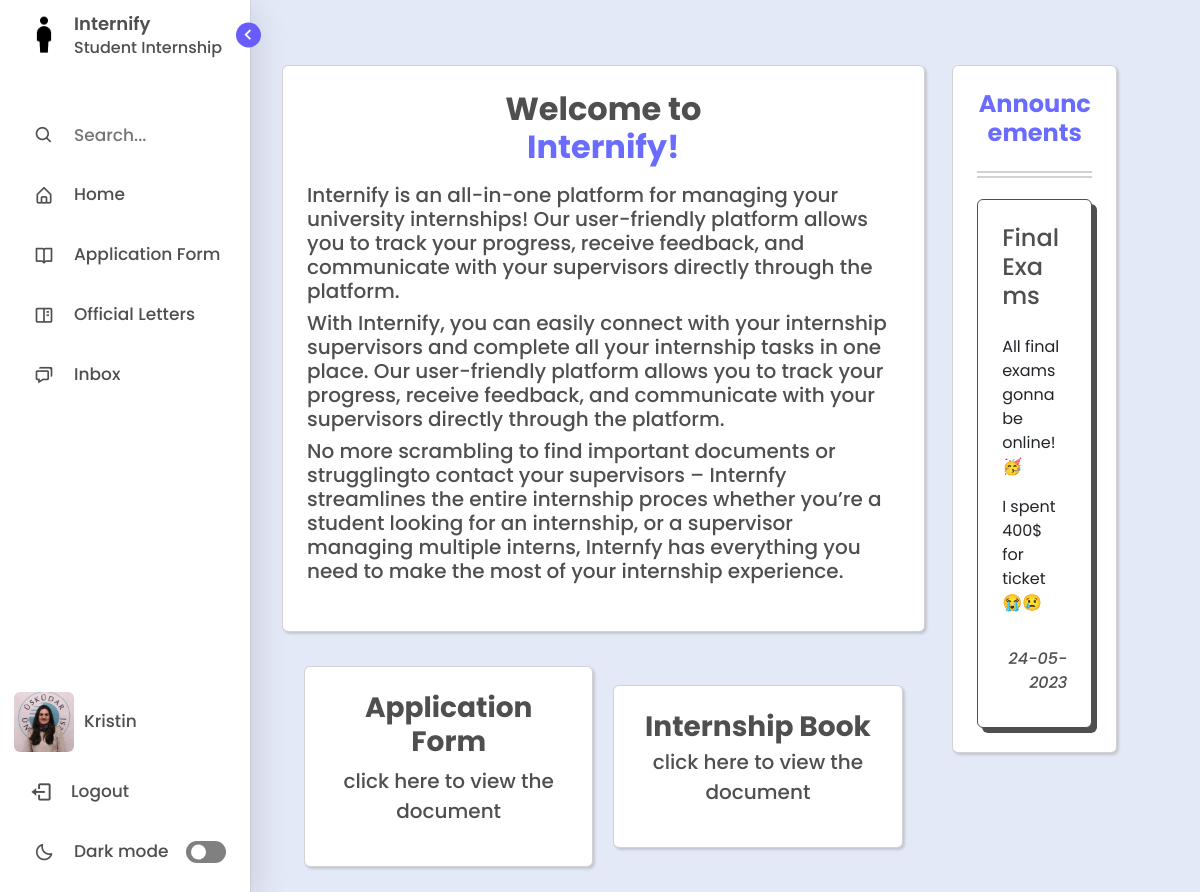
/ (signed in), run on the app's committed database.
### management/models.py (models this page shows, shortened)
class User(AbstractBaseUser, PermissionsMixin):
    GENDER_CHOICES = (
        ('M', 'Male'),
        ('F', 'Female'),
    )
    first_name = models.CharField(max_length=100)
    last_name = models.CharField(max_length=100)
    email = models.EmailField(unique=True)
    gender = models.CharField(max_length=1, choices=GENDER_CHOICES)
    photo = models.ImageField(upload_to='users', null=True, blank=True)
    last_login = models.DateTimeField(auto_now=True)
    is_active = models.BooleanField(default=True)
    is_staff = models.BooleanField(default=False)
    is_superuser = models.BooleanField(default=False)
    objects = CustomUserManager()
    USERNAME_FIELD = 'email'
    REQUIRED_FIELDS = ['first_name', 'last_name', 'gender',  'password']

class BaseAbstractModel(models.Model):
    is_visible = models.BooleanField(default=True, verbose_name='Visibility')
    date_created = models.DateTimeField(auto_now_add=True)
    date_updated = models.DateTimeField(auto_now=True)
    class Meta:
        abstract = True

class Announcement(BaseAbstractModel):
    title = models.CharField(max_length=255)
    content = models.TextField()

### management/views.py (the view)
# urls.py: path('', views.index, name="index"),
def index(request):
	announcements = Announcement.objects.all().order_by('-date_created')[:3]
	context = {
		'announcements': announcements
	}
	return render(request, "index.html", context)

### templates/index.html (shortened to what this page needs)
{% extends "layout.html" %}
{% load static %}
{% block content %}
  <body>
      <div class="home" style="margin-top:2%;">
        <div class="float-container" style="margin-left:10%; margin-top:4%;">
          <div class="float-child-left">
            <div class="col-lg-12">
              <div class="card p-4">
                <header class = "text mb-3" style="text-align: start;">
                  <h2 class="fw-bold" style="text-align: center;">Welcome to <p style="color:var(--purple-text-color);">Internify!</p></h2>
                  <h5>Internify is an all-in-one platform for managing your university internships! Our user-friendly platform allows you to track your progress, receive feedback, and communicate with your supervisors directly through the platform.</h5>
                  <h5>With Internify, you can easily connect with your internship supervisors and complete all your internship tasks in one place. Our user-friendly platform allows you to track your progress, receive feedback, and communicate with your supervisors directly through the platform.</h5>
                  <h5>No more scrambling to find important documents or strugglingto contact your supervisors – Internfy streamlines the entire internship proces whether you’re a student looking for an internship, or a supervisor managing multiple interns, Internfy has everything you need to make the most of your internship experience.</h5>
                </header>
              </div>
              <div class="container">
                <div class="box">
                  <div class="card p-4" style="box-shadow: rgba(0, 0, 0, 0.15) 1.95px 1.95px 2.6px;">
                    <a data-bs-toggle="modal" data-bs-target="#pdfModal" style="text-decoration: none;"><h3 class="fw-bolder text">Application Form</h3></a>
                    <p class="text" style="font-size:20px;">click here to view the document</p>
                  </div>
                </div>
                <div class="box">
                  <div class="card p-4" style="box-shadow: rgba(0, 0, 0, 0.15) 1.95px 1.95px 2.6px;">
                    <header class = "mb-0" style="text-align: center;">
                      <a data-bs-toggle="modal" data-bs-target="#bookModal" style="text-decoration: none;"><h3 class="fw-bolder mb-1 text">Internship Book</h3></a>
                      <p class="text" style="font-size:20px;">click here to view the document</p>
                    </header>
                  </div>
                </div>
              </div>
            </div>
          </div>
          <div class="float-child-right">
            <div class="col-lg-8">
              <div class="card p-4">
                <h4 class="fw-bold" style="color:var(--purple-text-color); text-align: center; ">Announcements</h4>
                <hr style="border:1px solid var(--text-color); box-shadow: 0px 5px var(--text-color);">
				{% if announcements.count > 0 %}
					{% for announcement in announcements %}
						<div class="card p-4" style="margin-top:10px; border: 1px solid var(--text-color); box-shadow: 5px 5px var(--text-color);">
							<h4 class="text">{{announcement.title}}</h4>
							<p class="text">{{announcement.content|linebreaks}}</p>
							<p class="text fst-italic mb-2" style="text-align: end;">{{announcement.date_created|date:"d-m-Y"}}</p>
						</div>
					{% endfor %}
				{% else %}
					<p class="text">No announcement records!</p>
				{% endif %}
              </div>
            </div>
          </div>
        </div>
      </div>
  </body>
{% endblock content %}

### templates/includes/sidebar.html (shortened to what this page needs)
<!DOCTYPE html>
{% load static %}
<html lang="en">
<head>
    <link href='https://unpkg.com/boxicons@2.1.1/css/boxicons.min.css' rel='stylesheet'>
</head>
<body>
    <nav class="sidebar open">
        <header>
            <div class="image-text">
                <span class="image">
                    <a href="/home"><img id="my-image" src="{% static 'assets/img/logo.png' %}" alt=""></a>
                </span>
                <div class="text logo-text">
                    <a href="/home" style="text-decoration: none; color: var(--text-color);"><span class="name">Internify</span></a>
                    <span class="profession">Student Internship</span>
                </div>
            </div>
            <i class='bx bx-chevron-right toggle'></i>
        </header>
        <div class="menu-bar">
            <div class="menu">
				<li class="search-box">
                    <i class='bx bx-search icon'></i>
                    <input type="text" placeholder="Search...">
                </li>
                <li class="nav-link">
                    <a href="{% url 'index' %}">
                        <i class='bx bx-home-alt icon' ></i>
                        <span class="text nav-text">Home</span>
                    </a>
                </li>
                {% for group in request.user.groups.all %}
                    {% if group.name == 'Coordinator' %}
                        <li class = "nav-link">
                            <a href="/staff/application-form">
                                <i class='bx bx-book-open icon' ></i>
                                <span class="text nav-text">Application Form</span>
                            </a>
                        </li>
                        <li class = "nav-link">
                            <a href="{% url 'offletters' %}">
                                <i class='bx bx-book-content icon' ></i>
                                <span class="text nav-text">Official Letters</span>
                            </a>
                        </li>
                    {% endif %}
                {% endfor %}
                <li class="nav-link">
                    <a href="/inbox">
                        <i class='bx bx-chat icon' ></i>
                        <span class="text nav-text">Inbox</span>
                    </a>
                </li>
            </div>
            <div class="bottom-content">
                <li class="nav-link">
                    <a href="/profile">
                        <img src="
                                {% if request.user.photo%}
                                    {{ request.user.photo.url }}
                                {% elif request.user.gender == 'M' %}
                                    {% static 'assets/img/avatars/male_avatar.png' %}
                                {% else %}
                                    {% static 'assets/img/avatars/female_avatar.png' %}
                                {% endif %}
                                "
                                alt="user-avatar"
                            class="d-block rounded" height="60" width="60" id="uploadedAvatar" />
                        <span class="text nav-text" style="margin-left:10px;"> {{user.first_name}}</span>
                    </a>
                </li>
                <li class="nav-link">
                    <a href="/logout">
                        <i class='bx bx-log-out icon' style="font-size:23px; margin-left:-3px;"></i>
                        <span class="text nav-text">Logout</span>
                    </a>
                </li>
                <li class="mode">
                    <div class="sun-moon">
                        <i class='bx bx-moon icon moon'></i>
                    </div>
                    <span class="mode-text text">Dark mode</span>
                    <div class="toggle-switch">
                        <span class="switch"></span>
                    </div>
                </li>
            </div>
        </div>
    </nav>
</body>
</html>

### templates/index.html (style rules this page uses)
body { overflow:hidden; }
.container { display: flex; flex-wrap: wrap; }
.box { flex: 1 0 20%; height: 250px; margin-top: 10px; font-size: 24px; display: flex; align-items: center; justify-content: center; box-sizing: border-box; padding: 10px; overflow: hidden; word-wrap: break-word; text-align: center; max-width: 100%; }
.float-child-left { width: 70%; float: left; padding: 00px; }
.float-child-right { margin-left:3%; float: right; width: 27%; }

### data on the page
User: photo (picture), first_name "Kristin"
Announcement: title "Final Exams", content "All final exams gonna be online! 🥳 I spent 400$ for ticket 😭😢", date_created "24-05-2023"
